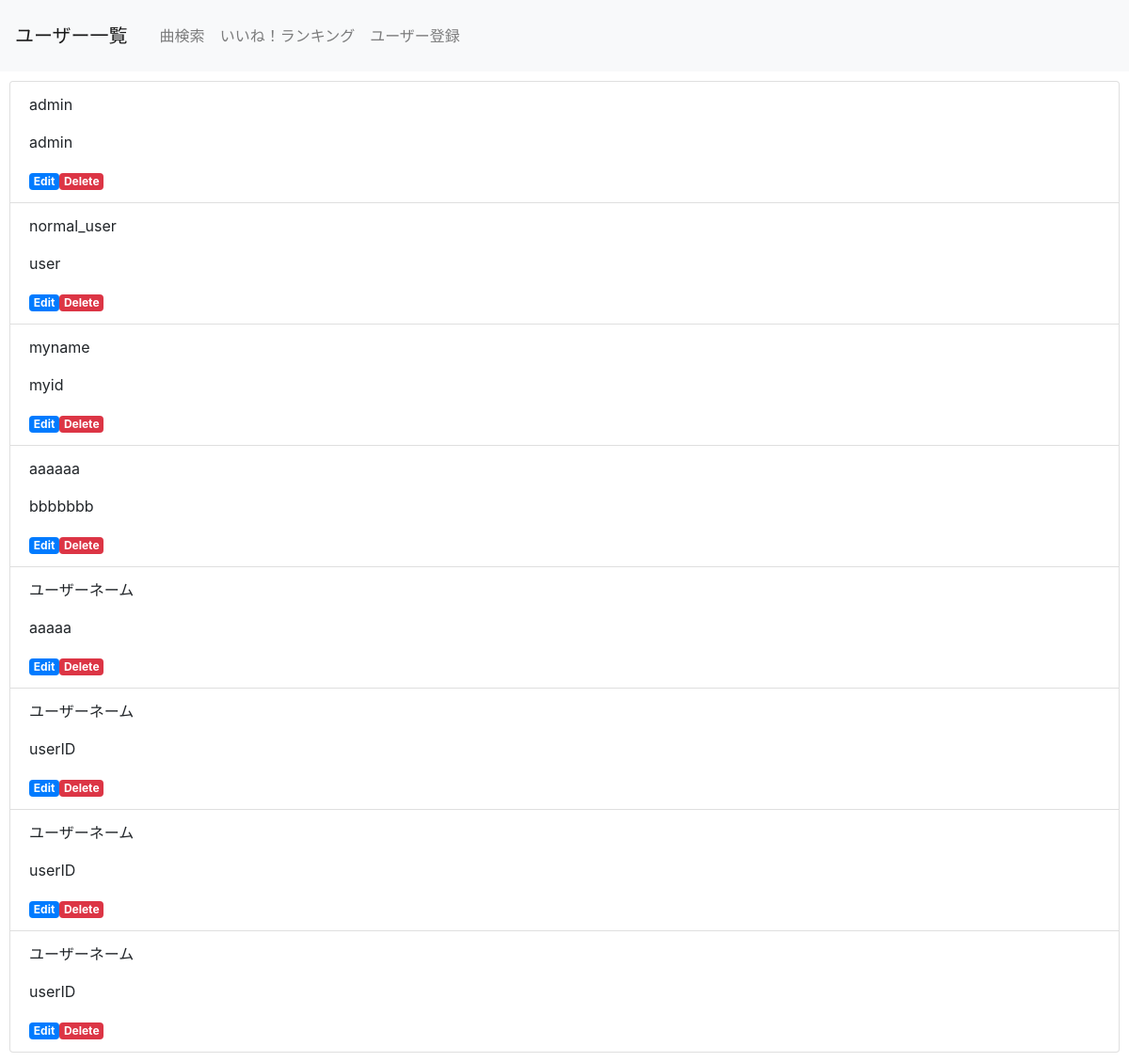
Before: /userList.php with the older database file.
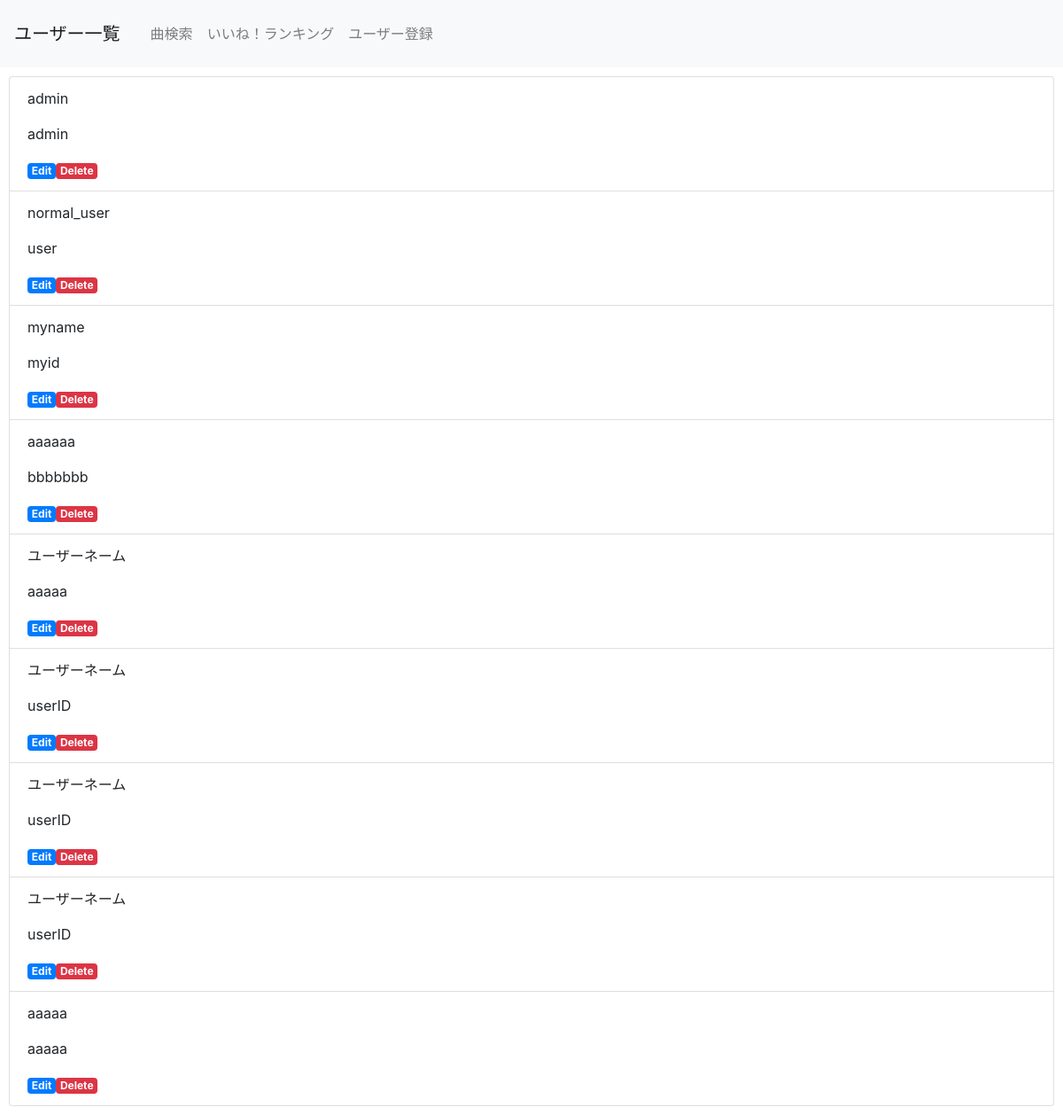
After: the same page with the newer database file.
### tables this page shows
CREATE TABLE `user_table` (
  `id` int(12) NOT NULL,
  `name` varchar(64) NOT NULL,
  `lid` varchar(128) NOT NULL,
  `lpw` varchar(64) NOT NULL,
  `kanri_flg` int(1) NOT NULL,
  `life_flg` int(1) NOT NULL
);

### userList.php (the view, shortened to what this page needs)
<?php
$pdo = createPDO();
$sql = 'SELECT * FROM user_table';
$stmt = $pdo->prepare($sql);
$status = $stmt->execute();
$view='';
if ($status==false) {
    $error = $stmt->errorInfo();
    exit('sqlError:'.$error[2]);
} else {
    while ($result = $stmt->fetch(PDO::FETCH_ASSOC)) {
        $view .= '<li class="list-group-item">';
        $view .= '<p>'.$result['name'].'</p>';
        $view .= '<p>'.$result['lid'].'</p>';
        $view .= '<a href="detailUser.php?id='.$result['id'].'" class="badge badge-primary">Edit</a>';
        $view .= '<a href="deleteUser.php?id='.$result['id'].'" class="badge badge-danger">Delete</a>';
        $view .= '</li>';
    }
}
?>
<!DOCTYPE html>
<html lang="ja">
<head>
    <link rel="stylesheet" href="https://stackpath.bootstrapcdn.com/bootstrap/4.2.1/css/bootstrap.min.css">
</head>
<body>
    <header>
        <nav class="navbar navbar-expand-lg navbar-light bg-light">
            <a class="navbar-brand" href="#">ユーザー一覧</a>
            <div class="collapse navbar-collapse" id="navbarNav">
                <ul class="navbar-nav">
                    <li class="nav-item">
                        <a class="nav-link" href="main.php">曲検索</a>
                    </li>
                    <li class="nav-item">
                        <a class="nav-link" href="ranking.php">いいね！ランキング</a>
                    </li>
                    <li class="nav-item">
                        <a class="nav-link" href="inputUser.php">ユーザー登録</a>
                    </li>
                </ul>
            </div>
        </nav>
    </header>
    <div>
        <ul class="list-group">
            <?=$view?>
        </ul>
    </div>
</body>
</html>

Changed rows visible on the page:
added user_table: name "aaaaa", lid "aaaaa"
